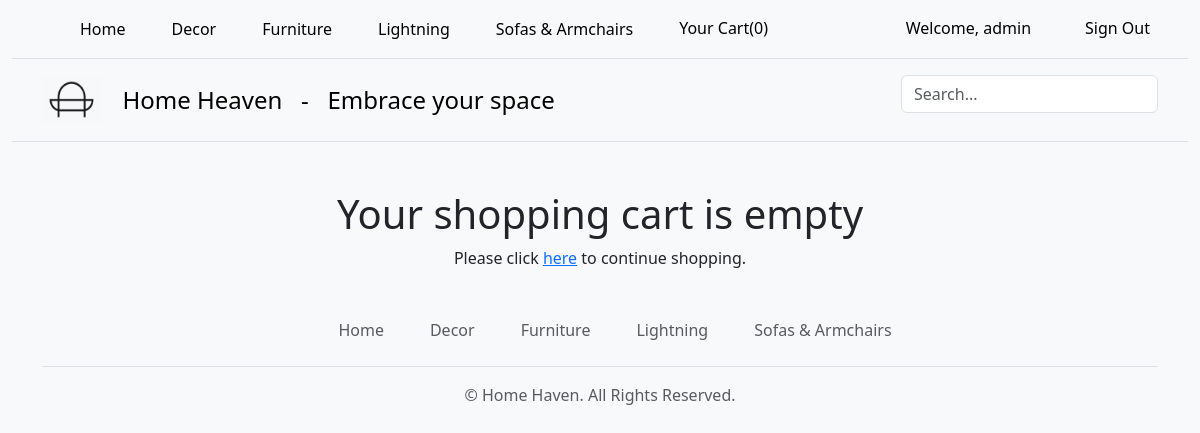
The app's page /cart/detail/ (signed in) with its own data.
### shop/models.py (models this page shows, shortened)
class Category(models.Model):
    id = models.UUIDField(primary_key=True,default=uuid.uuid4,editable=False)
    name = models.CharField(max_length=250, unique=True)
    description = models.TextField(blank = True)
    image = models.ImageField(upload_to = 'category', blank=True)
    class Meta:
        ordering = ('name',)
        verbose_name = 'category'
        verbose_name_plural = 'categories'
    def get_absolute_url(self):
        return reverse('shop:products_by_category', args=[self.id])

### accounts/models.py (models this page shows, shortened)
class CustomUser(AbstractUser):
    dob = models.DateField(null=True, blank=True,verbose_name = 'Date of Birth')
    phone = models.CharField(max_length=10, blank=True, null=True, verbose_name='Phone Number')
    signup_date = models.DateTimeField(auto_now_add=True, blank = True, null= True)
    USER_TYPES = [
        ('customer', 'Customer'),
        ('manager', 'Manager'),
    ]
    user_type = models.CharField(
        max_length=10,
        choices=USER_TYPES,
        default='customer',
        verbose_name='User Type',
        null=True,
    )

### cart/views.py (the view, shortened to what this page needs)
# urls.py: path('detail/', views.cart_detail, name='cart_detail'),
def cart_detail(request, total=0, counter=0, cart_items=None):
    discount = 0
    voucher_id = 0
    new_total = 0
    voucher = None
    try:
        cart = Cart.objects.get(cart_id=_cart_id(request))
        cart_items = CartItem.objects.filter(cart=cart, active=True)
        for cart_item in cart_items:
            total += cart_item.product.price * cart_item.quantity
            counter += cart_item.quantity
    except ObjectDoesNotExist:
        pass
    stripe.api_key = settings.STRIPE_SECRET_KEY
    stripe_total = int(total * 100)
    description = "Home Haven: Online Shop - New Order"
    data_key = settings.STRIPE_PUBLISHABLE_KEY
    voucher_apply_form = VoucherApplyForm()
    try:
        voucher_id = request.session.get('voucher_id')
        voucher = Voucher.objects.get(id=voucher_id)
        if Voucher != None:
            discount = (total*(voucher.discount/Decimal('100')))
            new_total = (total - discount)
            stripe_total = int(new_total * 100)
    except:
        ObjectDoesNotExist
        pass
    return render(
        request,
        "cart_info.html",
        {
            "cart_items": cart_items,
            "total": total,
            "counter": counter,
            "data_key": data_key,
            "stripe_total": stripe_total,
            "description": description,
            "new_total": new_total,
            "discount": discount,
            "voucher_apply_form": voucher_apply_form,
            "new_total": new_total,
            "voucher":voucher,
        },
    )

### vouchers/forms.py
class VoucherApplyForm(forms.Form):
    code = forms.CharField()

### cart/context_processors.py (called while the page is built)
def counter(request):
    item_count = 0
    if 'admin' in request.path:
        return {}
    try:
        cart = Cart.objects.get(cart_id=_cart_id(request))
        cart_items = CartItem.objects.filter(cart=cart)
        item_count = sum(cart_item.quantity for cart_item in cart_items)
    except Cart.DoesNotExist:
        item_count = 0
    return {'item_count': item_count}

### cart/views.py (called while the page is built)
def _cart_id(request):
    cart = request.session.session_key
    if not cart:
        cart = request.session.create()
    return cart

### shop/context_processors.py (called while the page is built)
def menu_links(request):
    categories = Category.objects.all()
    return {'categories':categories}

### cart/templates/cart_info.html (shortened to what this page needs)
{% extends "base.html" %}
{% load static %}
{% block content %}
    {% if not cart_items %}
        <div class="container mt-5">
            <div class="text-center">
                <h1 class="text-center my_title">Your shopping cart is empty</h1>
                <p class="text-center">
                    Please click <a href="{% url 'shop:all_products' %}">here</a> to continue shopping.
                </p>
            </div>
        </div>
    {% endif %}
{% endblock %}

### shop/templates/navbar.html (shortened to what this page needs)
{% load static %}
<nav class="py-2 bg-body-tertiary border-bottom">
    <div class="container d-flex flex-wrap">
      <ul class="nav me-auto">
        <li class="nav-item"><a href="{% url 'shop:home' %}" class="nav-link link-body-emphasis px-2 active" aria-current="page">Home</a></li>
        {% for cat in categories %}
        <li class="nav-item"><a  href="{{cat.get_absolute_url}}" class="nav-link link-body-emphasis px-2">{{cat.name}}</a></li>
        {% endfor %}
        <li class="nav-item text-center">
          <a class="nav-link link-body-emphasis px-2" href="{% url 'cart:cart_detail' %}">Your Cart({{ item_count|default:"0" }})</a>
        </li>
      </ul>
      <ul class="nav">
        {% if user and user.is_authenticated %}
        <li class="nav-item">
          <div class="dropdown" >
            <a href="{% url 'profile_view' user.profile.pk %}"class="nav-link" role="button" style="color:black;">
              Welcome, {{ user.username }}
            </a>
          </div>
        </li>
        <li class="nav-item">
          <a href="{% url 'logout' %}" class="nav-link link-body-emphasis px-2">Sign Out </a>
        </li>
        {% endif %}
      </ul>
    </div>
  </nav>
  <header class="py-3 mb-4 border-bottom">
    <div class="container d-flex flex-wrap justify-content-center">
      <a href="/" class="d-flex align-items-center mb-3 mb-lg-0 me-lg-auto link-body-emphasis text-decoration-none">
        <img src="{% static 'images/logo2.png' %}" alt="Home Decoration Store" class="bi me-2" width="60" height="50">
        <span class="fs-4">&nbsp&nbspHome Heaven &nbsp&nbsp- &nbsp Embrace your space</span>
      </a>
      <form class="col-12 col-lg-auto mb-3 mb-lg-0" role="search" method="POST" action="{% url 'search-view' %}">
        <input
            class="form-control"
            type="search"
            placeholder="Search..."
            name="search_query"
            aria-label="Search"
        >
     </form>
    </div>
  </header>

### shop/templates/footer.html
<div class="container">
  <footer class="py-3 my-4">
    <ul class="nav justify-content-center border-bottom pb-3 mb-3">
      <li class="nav-item"><a href="#" class="nav-link px-2 text-muted">Home</a></li>
      {% for cat in categories %}
      <li class="nav-item"><a href="{{cat.get_absolute_url}}" class="nav-link px-2 text-muted">{{cat.name}}</a></li>
      {% endfor %}
    </ul>
    <p class="text-center text-muted">© Home Haven. All Rights Reserved.</p>
  </footer>
</div>

### static/css/custom.css (style rules this page uses)
.container { max-width: 1200px; margin: 0 auto; padding: 0 20px; }
.nav-item { position: relative; text-decoration: none; margin-left: 30px; list-style: none; display: flex; align-items: center; }
.nav-item a { text-decoration: none; color: #2569fa; }

### records on screen
Category: name "Decor"
Category: name "Furniture"
Category: name "Lightning"
Category: name "Sofas & Armchairs"
CustomUser: username "admin"

### other values on screen
{{ item_count|default:"0" }} "0"
